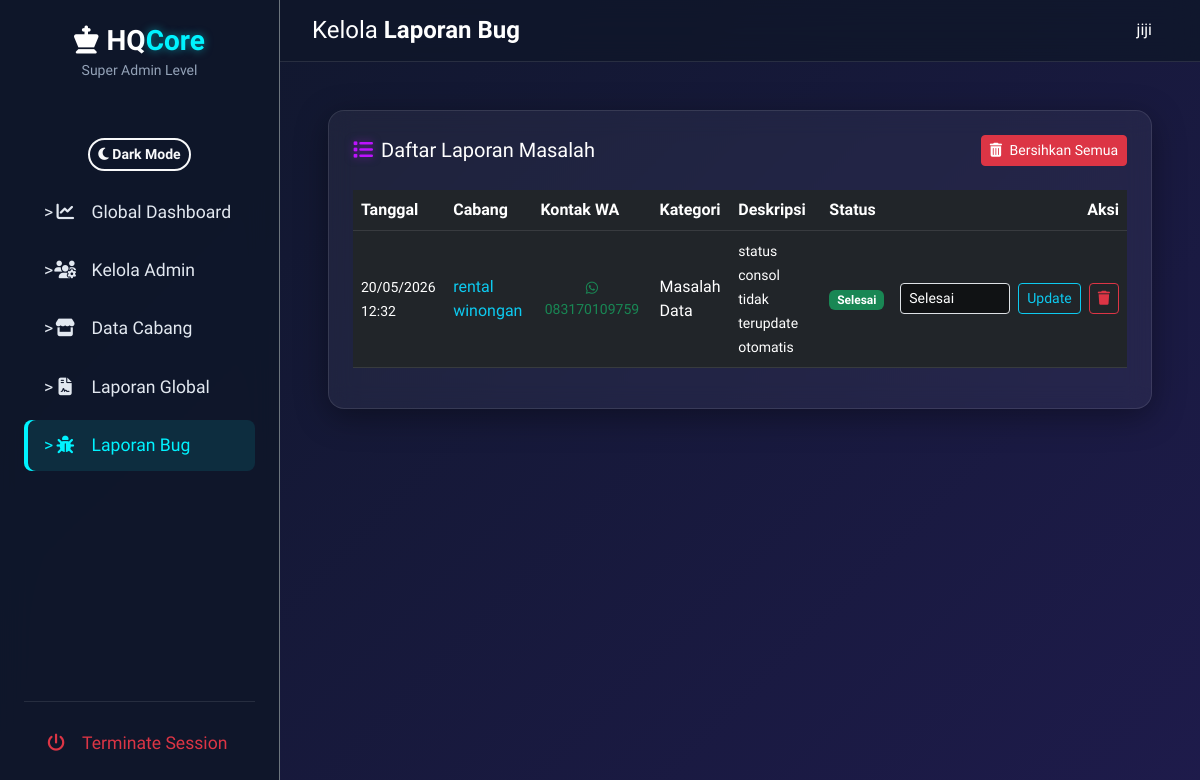
/kelola_laporan_masalah.php (signed in), run on the app's committed database.
### tables this page shows
CREATE TABLE `laporan_bug` (
  `id` int(11) NOT NULL,
  `admin_cabang_id` int(11) DEFAULT NULL,
  `kategori_masalah` varchar(100) DEFAULT NULL,
  `deskripsi` text DEFAULT NULL,
  `status` enum('Menunggu','Diproses','Selesai') DEFAULT 'Menunggu',
  `tanggal_laporan` datetime DEFAULT current_timestamp()
);

CREATE TABLE `admin_cabang` (
  `id` int(11) NOT NULL,
  `email` varchar(100) DEFAULT NULL,
  `username` varchar(50) NOT NULL,
  `password` varchar(255) NOT NULL,
  `qris_image` varchar(255) DEFAULT NULL,
  `dana_image` varchar(255) DEFAULT NULL,
  `nama_rental` varchar(255) DEFAULT NULL,
  `lokasi` varchar(100) DEFAULT NULL,
  `jam_buka` time DEFAULT '08:00:00',
  `jam_tutup` time DEFAULT '22:00:00',
  `foto_rental` varchar(255) DEFAULT NULL,
  `no_telp` varchar(50) DEFAULT NULL,
  `reset_token` varchar(255) DEFAULT NULL,
  `status_toko` enum('Buka','Tutup') DEFAULT 'Buka',
  `keterangan_tutup` varchar(255) DEFAULT NULL
);

### kelola_laporan_masalah.php (the view, shortened to what this page needs)
<?php
include 'config/db.php';
$laporan = [];
$res = mysqli_query($conn, "SELECT l.*, a.nama_rental, a.no_telp FROM laporan_bug l JOIN admin_cabang a ON l.admin_cabang_id = a.id ORDER BY l.id DESC");
if ($res) {
    while($row = mysqli_fetch_assoc($res)) {
        $laporan[] = $row;
    }
}
?>
<!DOCTYPE html>
<html lang="id">
<head>
    <link href="https://cdn.jsdelivr.net/npm/bootstrap@5.3.0/dist/css/bootstrap.min.css" rel="stylesheet">
    <link rel="stylesheet" href="https://cdnjs.cloudflare.com/ajax/libs/font-awesome/6.4.0/css/all.min.css">
    <link rel="stylesheet" href="assest/css/style.css?v=<?= time() ?>">
</head>
<body>
<div class="sidebar-layout">
    <aside class="glass-sidebar sidebar flex-column d-flex border-end border-secondary">
        <div class="text-center mb-5">
            <h3 class="fw-bold text-white m-0"><i class="fa-solid fa-chess-king me-2 neon-text-yellow"></i>HQ<span class="neon-text-blue">Core</span></h3>
            <small class="text-muted">Super Admin Level</small>
        </div>
        <div class="text-center mt-2 mb-3">
            <button id="theme-toggle" class="btn btn-sm btn-outline-light" style="border-radius: 20px; font-weight: bold; border-width: 2px;">
                <i id="theme-icon" class="fa-solid fa-moon"></i> <span id="theme-text">Dark Mode</span>
            </button>
        </div>
        <nav class="nav flex-column mb-auto">
            <a href="dashboard_superadmin.php" class="sidebar-link" data-preview-title="Global Dashboard" data-preview-icon="fa-chart-line" data-preview-desc="Ringkasan eksekutif, total pendapatan seluruh cabang, dan jumlah console aktif.">><i class="fa-solid fa-chart-line"></i> Global Dashboard</a>
            <a href="kelola_admin.php" class="sidebar-link" data-preview-title="Kelola Admin" data-preview-icon="fa-users-gear" data-preview-desc="Tambah, edit, atau blokir akun Admin Pengelola Cabang.">><i class="fa-solid fa-users-gear"></i> Kelola Admin</a>
            <a href="data_cabang.php" class="sidebar-link" data-preview-title="Data Cabang" data-preview-icon="fa-store" data-preview-desc="Manajemen alamat, status operasional, dan info toko seluruh cabang.">><i class="fa-solid fa-store"></i> Data Cabang</a>
            <a href="laporan_global.php" class="sidebar-link" data-preview-title="Laporan Global" data-preview-icon="fa-file-contract" data-preview-desc="Analisis finansial menyeluruh dan unduh laporan performa rental bulanan.">><i class="fa-solid fa-file-contract"></i> Laporan Global</a>
            <a href="kelola_laporan_masalah.php" class="sidebar-link active" data-preview-title="Laporan Bug" data-preview-icon="fa-bug" data-preview-desc="Cek laporan kendala atau bug dari user maupun admin cabang.">><i class="fa-solid fa-bug"></i> Laporan Bug</a>
        </nav>
        <div class="mt-auto">
            <hr class="border-secondary">
            <a href="logout_superadmin.php" class="sidebar-link text-danger"><i class="fa-solid fa-power-off"></i> Terminate Session</a>
        </div>
    </aside>
    <main class="main-content">
        <header class="glass-navbar topbar d-flex justify-content-between align-items-center sticky-top">
            <div class="d-flex align-items-center">
                <h4 class="m-0 text-white fw-light">Kelola <span class="fw-bold">Laporan Bug</span></h4>
            </div>
            <div class="d-flex align-items-center">
                <span class="text-white me-3 d-none d-sm-block"><?= htmlspecialchars($_SESSION['superadmin_name']) ?></span>
            </div>
        </header>
        <div class="p-4 p-md-5">
            <div class="glass-card p-4">
                <div class="d-flex justify-content-between align-items-center mb-4">
                    <h5 class="text-white m-0"><i class="fa-solid fa-list me-2 neon-text-purple"></i>Daftar Laporan Masalah</h5>
                    <form method="POST" onsubmit="event.preventDefault(); Swal.fire({title: 'Konfirmasi', text: 'PERINGATAN: Yakin ingin menghapus SEMUA data laporan bug dari sistem? Data yang dihapus tidak dapat dikembalikan.', icon: 'warning', showCancelButton: true, confirmButtonColor: '#00f3ff', cancelButtonColor: '#bc13fe', confirmButtonText: 'Ya, Lanjutkan', cancelButtonText: 'Batal', background: '#0f172a', color: '#fff'}).then((result) => { if (result.isConfirmed) this.submit(); });">
                        <button type="submit" name="reset_all" class="btn btn-sm btn-danger"><i class="fa-solid fa-trash-can me-1"></i> Bersihkan Semua</button>
                    </form>
                </div>
                <div class="table-responsive">
                    <table class="table table-dark table-hover align-middle" style="background: transparent;">
                        <thead>
                            <tr style="border-bottom: 1px solid rgba(255,255,255,0.1);">
                                <th>Tanggal</th>
                                <th>Cabang</th>
                                <th>Kontak WA</th>
                                <th>Kategori</th>
                                <th>Deskripsi</th>
                                <th>Status</th>
                                <th class="text-end">Aksi</th>
                            </tr>
                        </thead>
                        <tbody>
                            <?php if(empty($laporan)): ?>
                                <tr><td colspan="6" class="text-center text-muted">Belum ada laporan masalah dari cabang.</td></tr>
                            <?php else: ?>
                                <?php foreach($laporan as $l):
                                    $badge_class = 'bg-secondary';
                                    if($l['status'] == 'Selesai') $badge_class = 'bg-success';
                                ?>
                                <tr>
                                    <td><small><?= date('d/m/Y H:i', strtotime($l['tanggal_laporan'])) ?></small></td>
                                    <td class="text-info"><?= htmlspecialchars($l['nama_rental']) ?></td>
                                    <td>
                                        <?php if($l['no_telp']): ?>
                                            <a href="https://wa.me/<?= preg_replace('/[^0-9]/', '', $l['no_telp']) ?>" target="_blank" class="btn btn-sm btn-outline-success border-0 px-1 py-0"><i class="fa-brands fa-whatsapp"></i> <?= htmlspecialchars($l['no_telp']) ?></a>
                                        <?php else: ?>
                                            <span class="text-muted">-</span>
                                        <?php endif; ?>
                                    </td>
                                    <td><?= htmlspecialchars($l['kategori_masalah']) ?></td>
                                    <td><small><?= htmlspecialchars($l['deskripsi']) ?></small></td>
                                    <td><span class="badge <?= $badge_class ?>"><?= $l['status'] ?></span></td>
                                    <td class="text-end">
                                        <div class="d-flex align-items-center justify-content-end gap-2">
                                            <form action="" method="POST" class="d-flex align-items-center gap-2 m-0">
                                                <select name="status" class="form-select form-select-sm" style="width: 110px; background: rgba(0,0,0,0.5); color: white;">
                                                    <option value="Selesai" <?= $l['status'] == 'Selesai' ? 'selected' : '' ?>>Selesai</option>
                                                </select>
                                                <button type="submit" class="btn btn-sm btn-outline-info">Update</button>
                                            </form>
                                            <form action="" method="POST" class="m-0" onsubmit="event.preventDefault(); Swal.fire({title: 'Konfirmasi', text: 'Yakin hapus laporan ini?', icon: 'warning', showCancelButton: true, confirmButtonColor: '#00f3ff', cancelButtonColor: '#bc13fe', confirmButtonText: 'Ya, Lanjutkan', cancelButtonText: 'Batal', background: '#0f172a', color: '#fff'}).then((result) => { if (result.isConfirmed) this.submit(); });">
                                                <button type="submit" class="btn btn-sm btn-outline-danger"><i class="fa-solid fa-trash"></i></button>
                                            </form>
                                        </div>
                                    </td>
                                </tr>
                                <?php endforeach; ?>
                            <?php endif; ?>
                        </tbody>
                    </table>
                </div>
            </div>
        </div>
    </main>
</div>
</body>
</html>

### assest/css/style.css (style rules this page uses)
:root { --bg-dark: #0f172a; --bg-gradient: linear-gradient(135deg, #0f172a 0%, #1e1b4b 100%); --neon-blue: #00f3ff; --neon-purple: #bc13fe; --neon-green: #00ff87; --neon-red: #ff0055; --neon-yellow: #ffea00; --glass-bg: rgba(255, 255, 255, 0.05); --glass-border: rgba(255, 255, 255, 0.1); --text-main: #e2e8f0; --text-muted: #94a3b8; }
body { font-family: 'Rajdhani', sans-serif; background: var(--bg-gradient); background-attachment: fixed; color: var(--text-main); min-height: 100vh; overflow-x: hidden; }
.text-muted { color: var(--text-muted) !important; }
.glass-card { background: var(--glass-bg); backdrop-filter: blur(12px); -webkit-backdrop-filter: blur(12px); border: 1px solid var(--glass-border); border-radius: 16px; box-shadow: 0 8px 32px 0 rgba(0, 0, 0, 0.37); transition: all 0.3s ease; }
.glass-navbar { background: rgba(15, 23, 42, 0.8); backdrop-filter: blur(16px); -webkit-backdrop-filter: blur(16px); border-bottom: 1px solid var(--glass-border); }
.glass-sidebar { background: rgba(15, 23, 42, 0.9); backdrop-filter: blur(16px); -webkit-backdrop-filter: blur(16px); border-right: 1px solid var(--glass-border); min-height: 100vh; }
.neon-text-blue { color: var(--neon-blue); text-shadow: 0 0 8px rgba(0, 243, 255, 0.5); }
.neon-text-purple { color: var(--neon-purple); text-shadow: 0 0 8px rgba(188, 19, 254, 0.5); }
.sidebar-link { color: var(--text-main); text-decoration: none; padding: 12px 20px; display: block; border-radius: 8px; transition: all 0.3s ease; margin-bottom: 8px; font-weight: 500; font-size: 1.1rem; }
.sidebar-link:hover, .sidebar-link.active { background: rgba(0, 243, 255, 0.1); color: var(--neon-blue); box-shadow: inset 4px 0 0 var(--neon-blue); }
.sidebar-link i { width: 24px; margin-right: 10px; text-align: center; }

### kelola_laporan_masalah.php (style rules this page uses)
.sidebar-layout { display: flex; min-height: 100vh; }
.sidebar { width: 280px; position: fixed; height: 100vh; overflow-y: auto; padding: 1.5rem; z-index: 1000; }
.main-content { margin-left: 280px; flex-grow: 1; display: flex; flex-direction: column; }
.topbar { padding: 1rem 2rem; }

### data on the page
laporan_bug: tanggal_laporan "20/05/2026 12:32", admin_cabang.nama_rental "rental winongan", admin_cabang.no_telp "083170109759", kategori_masalah "Masalah Data", deskripsi "status consol tidak terupdate otomatis", status "Selesai"

### other printed values
$_SESSION['superadmin_name'] "jiji"
